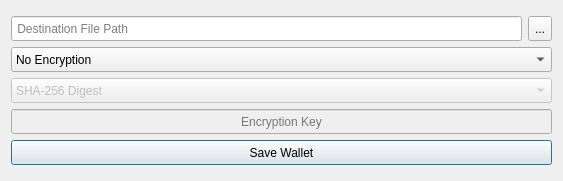
<?xml version="1.0" encoding="UTF-8"?>
<ui version="4.0">
 <class>SaveFileDialogue</class>
 <widget class="QDialog" name="SaveFileDialogue">
  <property name="geometry">
   <rect>
    <x>0</x>
    <y>0</y>
    <width>563</width>
    <height>181</height>
   </rect>
  </property>
  <property name="minimumSize">
   <size>
    <width>179</width>
    <height>0</height>
   </size>
  </property>
  <property name="maximumSize">
   <size>
    <width>16777215</width>
    <height>198</height>
   </size>
  </property>
  <property name="windowTitle">
   <string>Save Wallet</string>
  </property>
  <layout class="QGridLayout" name="gridLayout">
   <item row="0" column="0">
    <layout class="QVBoxLayout" name="verticalLayout_Items" stretch="1,10">
     <item>
      <layout class="QHBoxLayout" name="horizontalLayout_FileSelector">
       <item>
        <widget class="QLineEdit" name="lineEdit_FilePath">
         <property name="minimumSize">
          <size>
           <width>0</width>
           <height>25</height>
          </size>
         </property>
         <property name="placeholderText">
          <string> Destination File Path</string>
         </property>
        </widget>
       </item>
       <item>
        <widget class="QToolButton" name="toolButton_BrowsePath">
         <property name="minimumSize">
          <size>
           <width>0</width>
           <height>25</height>
          </size>
         </property>
         <property name="text">
          <string>...</string>
         </property>
        </widget>
       </item>
      </layout>
     </item>
     <item>
      <layout class="QVBoxLayout" name="verticalLayout_Buttons">
       <item>
        <widget class="QComboBox" name="comboBox_EncryptionMode">
         <property name="minimumSize">
          <size>
           <width>0</width>
           <height>25</height>
          </size>
         </property>
         <item>
          <property name="text">
           <string>No Encryption</string>
          </property>
         </item>
         <item>
          <property name="text">
           <string>AES 128</string>
          </property>
         </item>
         <item>
          <property name="text">
           <string>AES 192</string>
          </property>
         </item>
         <item>
          <property name="text">
           <string>AES 256</string>
          </property>
         </item>
        </widget>
       </item>
       <item>
        <widget class="QComboBox" name="comboBox_KeyMode">
         <property name="enabled">
          <bool>false</bool>
         </property>
         <property name="minimumSize">
          <size>
           <width>0</width>
           <height>25</height>
          </size>
         </property>
         <item>
          <property name="text">
           <string>SHA-256 Digest</string>
          </property>
         </item>
         <item>
          <property name="text">
           <string>Direct Input</string>
          </property>
         </item>
        </widget>
       </item>
       <item>
        <widget class="QLineEdit" name="lineEdit_EncryptionKey">
         <property name="enabled">
          <bool>false</bool>
         </property>
         <property name="minimumSize">
          <size>
           <width>0</width>
           <height>25</height>
          </size>
         </property>
         <property name="inputMask">
          <string/>
         </property>
         <property name="text">
          <string/>
         </property>
         <property name="frame">
          <bool>true</bool>
         </property>
         <property name="echoMode">
          <enum>QLineEdit::Password</enum>
         </property>
         <property name="alignment">
          <set>Qt::AlignCenter</set>
         </property>
         <property name="placeholderText">
          <string>Encryption Key</string>
         </property>
        </widget>
       </item>
       <item>
        <widget class="QPushButton" name="pushButton_SaveWallet">
         <property name="minimumSize">
          <size>
           <width>2</width>
           <height>25</height>
          </size>
         </property>
         <property name="text">
          <string>Save Wallet</string>
         </property>
        </widget>
       </item>
      </layout>
     </item>
    </layout>
   </item>
  </layout>
 </widget>
 <resources/>
 <connections/>
</ui>
